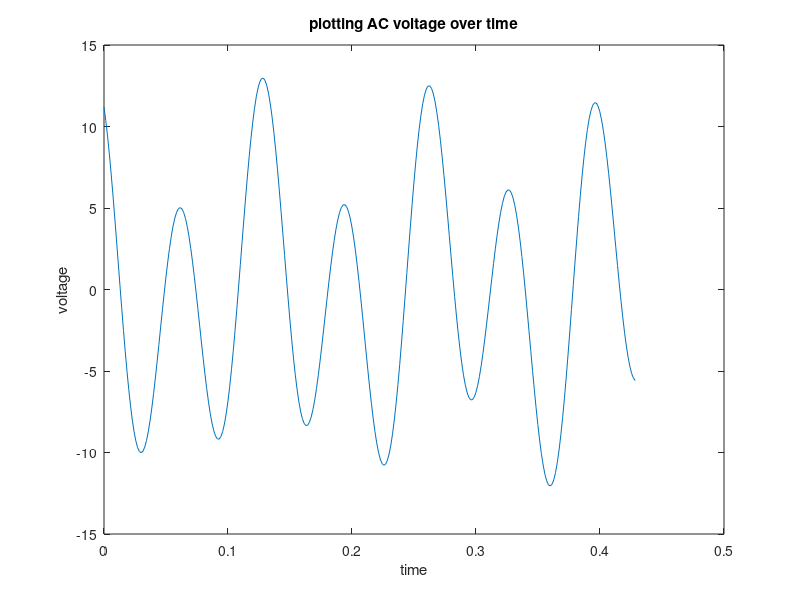

The MATLAB script that drew this image:
clc
close all

%22-46026-1
%AB-CDEFG-H

%K1 = A + B
k1 = 4;
%K2 = G+H+2
k2 = 9;
% J1 = D+G+20
j1 = deg2rad(32);
% j2 = 30 degrees
j2 = deg2rad(30);

%f1 = E+F+5
f1 = 7;
% f2 = C+D+5
f2 = 15;

T = 0.1428;
t = 0: (T/100) : 3*T;

x1 = k1 * cos(2 * pi * f1 * t + j1);
x2 = k2 * cos(2 * pi * f2 * t + j2);

x3 = x1 + x2;


plot(t, x3)
title('plotting AC voltage over time')
xlabel('time')
ylabel('voltage')